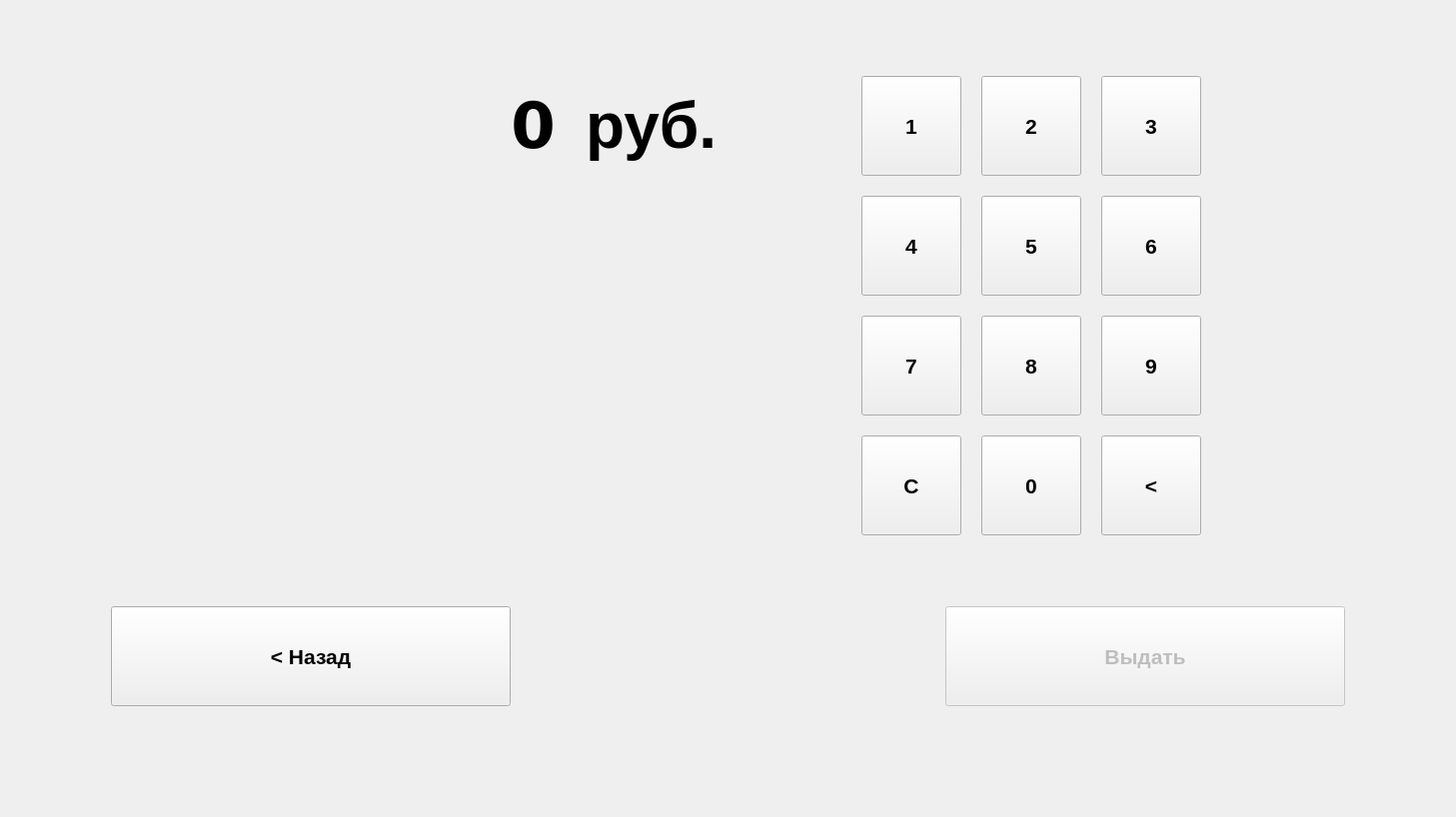
<?xml version="1.0" encoding="UTF-8"?>
<ui version="4.0">
 <class>EjectDialog</class>
 <widget class="QDialog" name="EjectDialog">
  <property name="geometry">
   <rect>
    <x>0</x>
    <y>0</y>
    <width>1457</width>
    <height>818</height>
   </rect>
  </property>
  <property name="modal">
   <bool>true</bool>
  </property>
  <layout class="QVBoxLayout" name="verticalLayout">
   <item>
    <spacer name="verticalSpacer_2">
     <property name="orientation">
      <enum>Qt::Vertical</enum>
     </property>
     <property name="sizeHint" stdset="0">
      <size>
       <width>20</width>
       <height>64</height>
      </size>
     </property>
    </spacer>
   </item>
   <item>
    <layout class="QGridLayout" name="gridLayout">
     <item row="0" column="1">
      <layout class="QHBoxLayout" name="horizontalLayout">
       <property name="spacing">
        <number>30</number>
       </property>
       <property name="rightMargin">
        <number>100</number>
       </property>
       <item>
        <widget class="QLabel" name="amountLb">
         <property name="enabled">
          <bool>true</bool>
         </property>
         <property name="minimumSize">
          <size>
           <width>300</width>
           <height>100</height>
          </size>
         </property>
         <property name="maximumSize">
          <size>
           <width>300</width>
           <height>100</height>
          </size>
         </property>
         <property name="font">
          <font>
           <family>DejaVu Sans</family>
           <pointsize>48</pointsize>
           <weight>75</weight>
           <bold>true</bold>
          </font>
         </property>
         <property name="focusPolicy">
          <enum>Qt::NoFocus</enum>
         </property>
         <property name="text">
          <string>0</string>
         </property>
         <property name="alignment">
          <set>Qt::AlignRight|Qt::AlignTrailing|Qt::AlignVCenter</set>
         </property>
         <property name="maxLength" stdset="0">
          <number>0</number>
         </property>
         <property name="frame" stdset="0">
          <bool>false</bool>
         </property>
         <property name="readOnly" stdset="0">
          <bool>false</bool>
         </property>
        </widget>
       </item>
       <item>
        <widget class="QLabel" name="currencyLb">
         <property name="minimumSize">
          <size>
           <width>170</width>
           <height>100</height>
          </size>
         </property>
         <property name="font">
          <font>
           <pointsize>48</pointsize>
           <weight>75</weight>
           <bold>true</bold>
          </font>
         </property>
         <property name="text">
          <string>руб.</string>
         </property>
        </widget>
       </item>
      </layout>
     </item>
     <item row="0" column="2" rowspan="3">
      <layout class="QGridLayout" name="keypadGl">
       <property name="spacing">
        <number>20</number>
       </property>
       <item row="0" column="0">
        <widget class="QPushButton" name="kp1Pb">
         <property name="minimumSize">
          <size>
           <width>100</width>
           <height>100</height>
          </size>
         </property>
         <property name="maximumSize">
          <size>
           <width>100</width>
           <height>100</height>
          </size>
         </property>
         <property name="font">
          <font>
           <pointsize>16</pointsize>
           <weight>75</weight>
           <bold>true</bold>
          </font>
         </property>
         <property name="focusPolicy">
          <enum>Qt::NoFocus</enum>
         </property>
         <property name="text">
          <string>1</string>
         </property>
        </widget>
       </item>
       <item row="1" column="1">
        <widget class="QPushButton" name="kp5Pb">
         <property name="minimumSize">
          <size>
           <width>100</width>
           <height>100</height>
          </size>
         </property>
         <property name="maximumSize">
          <size>
           <width>100</width>
           <height>100</height>
          </size>
         </property>
         <property name="font">
          <font>
           <pointsize>16</pointsize>
           <weight>75</weight>
           <bold>true</bold>
          </font>
         </property>
         <property name="focusPolicy">
          <enum>Qt::NoFocus</enum>
         </property>
         <property name="text">
          <string>5</string>
         </property>
        </widget>
       </item>
       <item row="2" column="1">
        <widget class="QPushButton" name="kp8Pb">
         <property name="minimumSize">
          <size>
           <width>100</width>
           <height>100</height>
          </size>
         </property>
         <property name="maximumSize">
          <size>
           <width>100</width>
           <height>100</height>
          </size>
         </property>
         <property name="font">
          <font>
           <pointsize>16</pointsize>
           <weight>75</weight>
           <bold>true</bold>
          </font>
         </property>
         <property name="focusPolicy">
          <enum>Qt::NoFocus</enum>
         </property>
         <property name="text">
          <string>8</string>
         </property>
        </widget>
       </item>
       <item row="0" column="2">
        <widget class="QPushButton" name="kp3Pb">
         <property name="minimumSize">
          <size>
           <width>100</width>
           <height>100</height>
          </size>
         </property>
         <property name="maximumSize">
          <size>
           <width>100</width>
           <height>100</height>
          </size>
         </property>
         <property name="font">
          <font>
           <pointsize>16</pointsize>
           <weight>75</weight>
           <bold>true</bold>
          </font>
         </property>
         <property name="focusPolicy">
          <enum>Qt::NoFocus</enum>
         </property>
         <property name="text">
          <string>3</string>
         </property>
        </widget>
       </item>
       <item row="3" column="2">
        <widget class="QPushButton" name="kpBsPb">
         <property name="minimumSize">
          <size>
           <width>100</width>
           <height>100</height>
          </size>
         </property>
         <property name="maximumSize">
          <size>
           <width>100</width>
           <height>100</height>
          </size>
         </property>
         <property name="font">
          <font>
           <pointsize>16</pointsize>
           <weight>75</weight>
           <bold>true</bold>
          </font>
         </property>
         <property name="focusPolicy">
          <enum>Qt::NoFocus</enum>
         </property>
         <property name="text">
          <string>&lt;</string>
         </property>
         <property name="flat">
          <bool>false</bool>
         </property>
        </widget>
       </item>
       <item row="3" column="0">
        <widget class="QPushButton" name="kpCancelPb">
         <property name="minimumSize">
          <size>
           <width>100</width>
           <height>100</height>
          </size>
         </property>
         <property name="maximumSize">
          <size>
           <width>100</width>
           <height>100</height>
          </size>
         </property>
         <property name="font">
          <font>
           <pointsize>16</pointsize>
           <weight>75</weight>
           <bold>true</bold>
          </font>
         </property>
         <property name="focusPolicy">
          <enum>Qt::NoFocus</enum>
         </property>
         <property name="text">
          <string>C</string>
         </property>
        </widget>
       </item>
       <item row="0" column="1">
        <widget class="QPushButton" name="kp2Pb">
         <property name="minimumSize">
          <size>
           <width>100</width>
           <height>100</height>
          </size>
         </property>
         <property name="maximumSize">
          <size>
           <width>100</width>
           <height>100</height>
          </size>
         </property>
         <property name="font">
          <font>
           <pointsize>16</pointsize>
           <weight>75</weight>
           <bold>true</bold>
          </font>
         </property>
         <property name="focusPolicy">
          <enum>Qt::NoFocus</enum>
         </property>
         <property name="text">
          <string>2</string>
         </property>
        </widget>
       </item>
       <item row="1" column="2">
        <widget class="QPushButton" name="kp6Pb">
         <property name="minimumSize">
          <size>
           <width>100</width>
           <height>100</height>
          </size>
         </property>
         <property name="maximumSize">
          <size>
           <width>100</width>
           <height>100</height>
          </size>
         </property>
         <property name="font">
          <font>
           <pointsize>16</pointsize>
           <weight>75</weight>
           <bold>true</bold>
          </font>
         </property>
         <property name="focusPolicy">
          <enum>Qt::NoFocus</enum>
         </property>
         <property name="text">
          <string>6</string>
         </property>
        </widget>
       </item>
       <item row="1" column="0">
        <widget class="QPushButton" name="kp4Pb">
         <property name="minimumSize">
          <size>
           <width>100</width>
           <height>100</height>
          </size>
         </property>
         <property name="maximumSize">
          <size>
           <width>100</width>
           <height>100</height>
          </size>
         </property>
         <property name="font">
          <font>
           <pointsize>16</pointsize>
           <weight>75</weight>
           <bold>true</bold>
          </font>
         </property>
         <property name="focusPolicy">
          <enum>Qt::NoFocus</enum>
         </property>
         <property name="text">
          <string>4</string>
         </property>
        </widget>
       </item>
       <item row="2" column="2">
        <widget class="QPushButton" name="kp9Pb">
         <property name="minimumSize">
          <size>
           <width>100</width>
           <height>100</height>
          </size>
         </property>
         <property name="maximumSize">
          <size>
           <width>100</width>
           <height>100</height>
          </size>
         </property>
         <property name="font">
          <font>
           <pointsize>16</pointsize>
           <weight>75</weight>
           <bold>true</bold>
          </font>
         </property>
         <property name="focusPolicy">
          <enum>Qt::NoFocus</enum>
         </property>
         <property name="text">
          <string>9</string>
         </property>
        </widget>
       </item>
       <item row="3" column="1">
        <widget class="QPushButton" name="kp0Pb">
         <property name="minimumSize">
          <size>
           <width>100</width>
           <height>100</height>
          </size>
         </property>
         <property name="maximumSize">
          <size>
           <width>100</width>
           <height>100</height>
          </size>
         </property>
         <property name="font">
          <font>
           <pointsize>16</pointsize>
           <weight>75</weight>
           <bold>true</bold>
          </font>
         </property>
         <property name="focusPolicy">
          <enum>Qt::NoFocus</enum>
         </property>
         <property name="text">
          <string>0</string>
         </property>
        </widget>
       </item>
       <item row="2" column="0">
        <widget class="QPushButton" name="kp7Pb">
         <property name="minimumSize">
          <size>
           <width>100</width>
           <height>100</height>
          </size>
         </property>
         <property name="maximumSize">
          <size>
           <width>100</width>
           <height>100</height>
          </size>
         </property>
         <property name="font">
          <font>
           <pointsize>16</pointsize>
           <weight>75</weight>
           <bold>true</bold>
          </font>
         </property>
         <property name="focusPolicy">
          <enum>Qt::NoFocus</enum>
         </property>
         <property name="text">
          <string>7</string>
         </property>
        </widget>
       </item>
      </layout>
     </item>
     <item row="1" column="0">
      <spacer name="horizontalSpacer">
       <property name="orientation">
        <enum>Qt::Horizontal</enum>
       </property>
       <property name="sizeHint" stdset="0">
        <size>
         <width>40</width>
         <height>20</height>
        </size>
       </property>
      </spacer>
     </item>
     <item row="1" column="1">
      <spacer name="verticalSpacer">
       <property name="orientation">
        <enum>Qt::Vertical</enum>
       </property>
       <property name="sizeHint" stdset="0">
        <size>
         <width>20</width>
         <height>40</height>
        </size>
       </property>
      </spacer>
     </item>
     <item row="1" column="3">
      <spacer name="horizontalSpacer_2">
       <property name="orientation">
        <enum>Qt::Horizontal</enum>
       </property>
       <property name="sizeHint" stdset="0">
        <size>
         <width>40</width>
         <height>20</height>
        </size>
       </property>
      </spacer>
     </item>
    </layout>
   </item>
   <item>
    <spacer name="verticalSpacer_3">
     <property name="orientation">
      <enum>Qt::Vertical</enum>
     </property>
     <property name="sizeHint" stdset="0">
      <size>
       <width>20</width>
       <height>63</height>
      </size>
     </property>
    </spacer>
   </item>
   <item>
    <layout class="QHBoxLayout" name="horizontalLayout_2">
     <property name="leftMargin">
      <number>100</number>
     </property>
     <property name="rightMargin">
      <number>100</number>
     </property>
     <property name="bottomMargin">
      <number>100</number>
     </property>
     <item>
      <widget class="QPushButton" name="closePb">
       <property name="minimumSize">
        <size>
         <width>400</width>
         <height>100</height>
        </size>
       </property>
       <property name="font">
        <font>
         <pointsize>16</pointsize>
         <weight>75</weight>
         <bold>true</bold>
        </font>
       </property>
       <property name="focusPolicy">
        <enum>Qt::NoFocus</enum>
       </property>
       <property name="text">
        <string>&lt; Назад</string>
       </property>
      </widget>
     </item>
     <item>
      <spacer name="horizontalSpacer_3">
       <property name="orientation">
        <enum>Qt::Horizontal</enum>
       </property>
       <property name="sizeHint" stdset="0">
        <size>
         <width>40</width>
         <height>20</height>
        </size>
       </property>
      </spacer>
     </item>
     <item>
      <widget class="QPushButton" name="ejectPb">
       <property name="enabled">
        <bool>false</bool>
       </property>
       <property name="minimumSize">
        <size>
         <width>400</width>
         <height>100</height>
        </size>
       </property>
       <property name="font">
        <font>
         <pointsize>16</pointsize>
         <weight>75</weight>
         <bold>true</bold>
        </font>
       </property>
       <property name="focusPolicy">
        <enum>Qt::NoFocus</enum>
       </property>
       <property name="text">
        <string>Выдать</string>
       </property>
      </widget>
     </item>
    </layout>
   </item>
  </layout>
 </widget>
 <resources/>
 <connections>
  <connection>
   <sender>closePb</sender>
   <signal>clicked()</signal>
   <receiver>EjectDialog</receiver>
   <slot>reject()</slot>
   <hints>
    <hint type="sourcelabel">
     <x>319</x>
     <y>600</y>
    </hint>
    <hint type="destinationlabel">
     <x>587</x>
     <y>408</y>
    </hint>
   </hints>
  </connection>
 </connections>
</ui>
